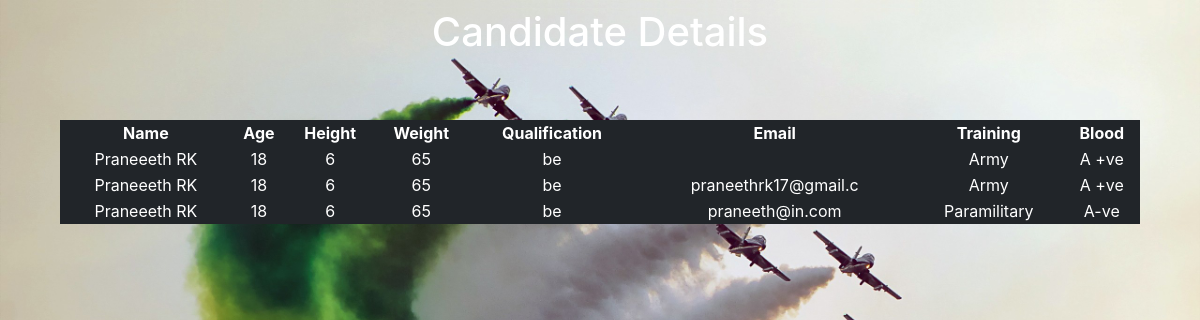
The app's page /cadidate_data.php with its own data.
### tables this page shows
CREATE TABLE IF NOT EXISTS `register` (
  `name` varchar(20) NOT NULL,
  `age` int(5) NOT NULL,
  `height` int(5) NOT NULL,
  `weight` int(5) NOT NULL,
  `qualification` varchar(20) NOT NULL,
  `email` varchar(20) NOT NULL,
  `training` varchar(20) NOT NULL,
  `blood` varchar(20) NOT NULL
);

### cadidate_data.php (the view, shortened to what this page needs)
<!DOCTYPE html>
<html>
<head>
    <link rel="stylesheet" href="https://stackpath.bootstrapcdn.com/bootstrap/4.1.3/css/bootstrap.min.css">
    <link rel="stylesheet" href="https://use.fontawesome.com/releases/v5.5.0/css/all.css">
    <link rel="stylesheet" type="text/css" href="https://cdn.datatables.net/1.10.19/css/jquery.dataTables.css">
    <link rel="stylesheet" href="//cdn.datatables.net/responsive/2.2.3/css/responsive.bootstrap.css" />
    <link rel="stylesheet" href="css/main.css" />
</head>
<body>
    <div class="container mt-2 mb-2">
        <div class="row">
            <div class="col-md-12">
                <center>
                    <h1 class='text-white'>Candidate Details</h1>
                </center>
            </div>
        </div>
    </div>
    <div class="container mt-2">
        <div class="row">
            <div class="col-md-12">
                <?php
             $host="localhost";
$username="root";
$password="";
$dbname="project";
   $con=mysqli_connect("$host","$username","$password","$dbname")or die("cannot connect");
    $query = "SELECT * FROM register";
    $res = mysqli_query($con,$query);
     echo "<div class='container table-class'> <div class='row mb-5'>
   </div><table id='med-div' class='display responsive nowrap table-active table-dark' style='width:100%;'><thead class='thead-light'><tr><th>Name</th><th>Age</th><th>Height</th><th>Weight</th><th>Qualification</th><th>Email</th><th>Training</th><th>Blood</th></tr></thead><tbody>";
    while($row = mysqli_fetch_array($res))
      {
      echo "<tr><td>".$row['name'] . "</td><td> " . $row['age']. "</td><td> " . $row['height']. "</td><td> " .$row['weight']."</td><td>".$row['qualification']."</td><td>".$row['email']."</td><td>".$row['training']."</td><td>".$row['blood']."</td></tr>";
      }
                echo "</tbody></table></div>";
    ?>
            </div>
        </div>
    </div>
</body>
</html>

### css/main.css (style rules this page uses)
body,html { margin:0px; padding;0px; text-align: center; background-image: url('../images/33.jpg'); background-repeat: no-repeat; background-size:cover; }

### records on screen
register: name "Praneeeth RK", age "18", height "6", weight "65", qualification "be", training "Army", blood "A +ve"
register: name "Praneeeth RK", age "18", height "6", weight "65", qualification "be", email "praneethrk17@gmail.c", training "Army", blood "A +ve"
register: name "Praneeeth RK", age "18", height "6", weight "65", qualification "be", email "praneeth@in.com", training "Paramilitary", blood "A-ve"
